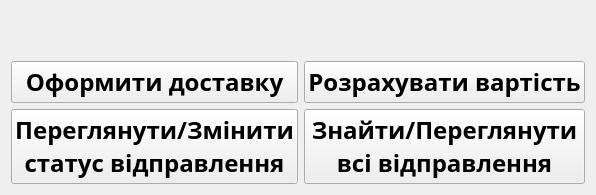
    <widget class="QWidget" name="mainMenuWidget">
     <layout class="QGridLayout" name="gridLayout">
      <item row="4" column="0">
       <widget class="QPushButton" name="statusShowChangeButton">
        <property name="sizePolicy">
         <sizepolicy hsizetype="Preferred" vsizetype="Preferred">
          <horstretch>0</horstretch>
          <verstretch>0</verstretch>
         </sizepolicy>
        </property>
        <property name="font">
         <font>
          <family>Berlin Sans FB Demi</family>
          <pointsize>18</pointsize>
          <bold>true</bold>
         </font>
        </property>
        <property name="styleSheet">
         <string notr="true">background-image: url(:/resources/resources/images/status.jpg);
</string>
        </property>
        <property name="text">
         <string>Переглянути/Змінити
статус відправлення</string>
        </property>
       </widget>
      </item>
      <item row="1" column="0" colspan="2">
       <widget class="QLabel" name="mainGreetingLabel">
        <property name="sizePolicy">
         <sizepolicy hsizetype="Preferred" vsizetype="Fixed">
          <horstretch>0</horstretch>
          <verstretch>0</verstretch>
         </sizepolicy>
        </property>
        <property name="font">
         <font>
          <family>Bodoni MT Black</family>
          <pointsize>16</pointsize>
          <italic>false</italic>
          <bold>true</bold>
         </font>
        </property>
        <property name="text">
         <string/>
        </property>
        <property name="alignment">
         <set>Qt::AlignLeading|Qt::AlignLeft|Qt::AlignVCenter</set>
        </property>
       </widget>
      </item>
      <item row="3" column="1">
       <widget class="QPushButton" name="calculateButton">
        <property name="sizePolicy">
         <sizepolicy hsizetype="Preferred" vsizetype="Preferred">
          <horstretch>0</horstretch>
          <verstretch>0</verstretch>
         </sizepolicy>
        </property>
        <property name="font">
         <font>
          <family>Berlin Sans FB Demi</family>
          <pointsize>18</pointsize>
          <bold>true</bold>
         </font>
        </property>
        <property name="styleSheet">
         <string notr="true">background-image: url(:/resources/resources/images/calculate.jpg);
</string>
        </property>
        <property name="text">
         <string>Розрахувати вартість</string>
        </property>
       </widget>
      </item>
      <item row="2" column="0" colspan="2">
       <spacer name="verticalSpacer_18">
        <property name="orientation">
         <enum>Qt::Vertical</enum>
        </property>
        <property name="sizeType">
         <enum>QSizePolicy::Fixed</enum>
        </property>
        <property name="sizeHint" stdset="0">
         <size>
          <width>20</width>
          <height>10</height>
         </size>
        </property>
       </spacer>
      </item>
      <item row="3" column="0">
       <widget class="QPushButton" name="arrangeParcelButton">
        <property name="sizePolicy">
         <sizepolicy hsizetype="Preferred" vsizetype="Preferred">
          <horstretch>0</horstretch>
          <verstretch>0</verstretch>
         </sizepolicy>
        </property>
        <property name="font">
         <font>
          <family>Berlin Sans FB Demi</family>
          <pointsize>18</pointsize>
          <bold>true</bold>
         </font>
        </property>
        <property name="autoFillBackground">
         <bool>false</bool>
        </property>
        <property name="styleSheet">
         <string notr="true">background-image: url(:/resources/resources/images/arrange.jpg);

</string>
        </property>
        <property name="text">
         <string>Оформити доставку</string>
        </property>
       </widget>
      </item>
      <item row="4" column="1">
       <widget class="QPushButton" name="searchShowAllButton">
        <property name="sizePolicy">
         <sizepolicy hsizetype="Preferred" vsizetype="Preferred">
          <horstretch>0</horstretch>
          <verstretch>0</verstretch>
         </sizepolicy>
        </property>
        <property name="font">
         <font>
          <family>Berlin Sans FB Demi</family>
          <pointsize>18</pointsize>
          <bold>true</bold>
         </font>
        </property>
        <property name="styleSheet">
         <string notr="true">background-image: url(:/resources/resources/images/show.jpg);</string>
        </property>
        <property name="text">
         <string>Знайти/Переглянути
всі відправлення</string>
        </property>
       </widget>
      </item>
      <item row="0" column="0" colspan="2">
       <spacer name="verticalSpacer_20">
        <property name="orientation">
         <enum>Qt::Vertical</enum>
        </property>
        <property name="sizeType">
         <enum>QSizePolicy::Fixed</enum>
        </property>
        <property name="sizeHint" stdset="0">
         <size>
          <width>20</width>
          <height>5</height>
         </size>
        </property>
       </spacer>
      </item>
     </layout>
    </widget>
